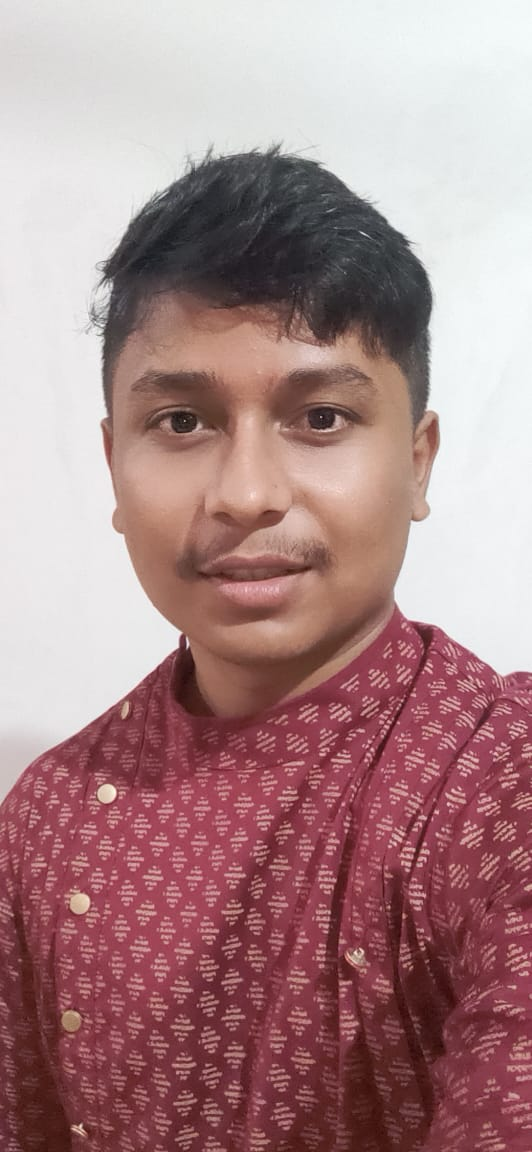
#> input picture img.jpg, 532 x 1152 px
$ python imageP3.py
#> lines starting #> are read from the running program, lines starting #| are printed output that depends on the picture
from PIL import Image, ImageFilter, ImageChops, ImageEnhance

def cartoonize_pil(input_path, output_path):
    # Open the image
#> called with input_path = 'img.jpg', output_path = 'cartoonized_image_pil.jpg'
    image = Image.open(input_path)
#> image is the input picture: PIL image 532x1152 RGB; mean R, G, B 169.7, 135.1, 136.7

    # Convert the image to grayscale
    grayscale_image = image.convert("L")
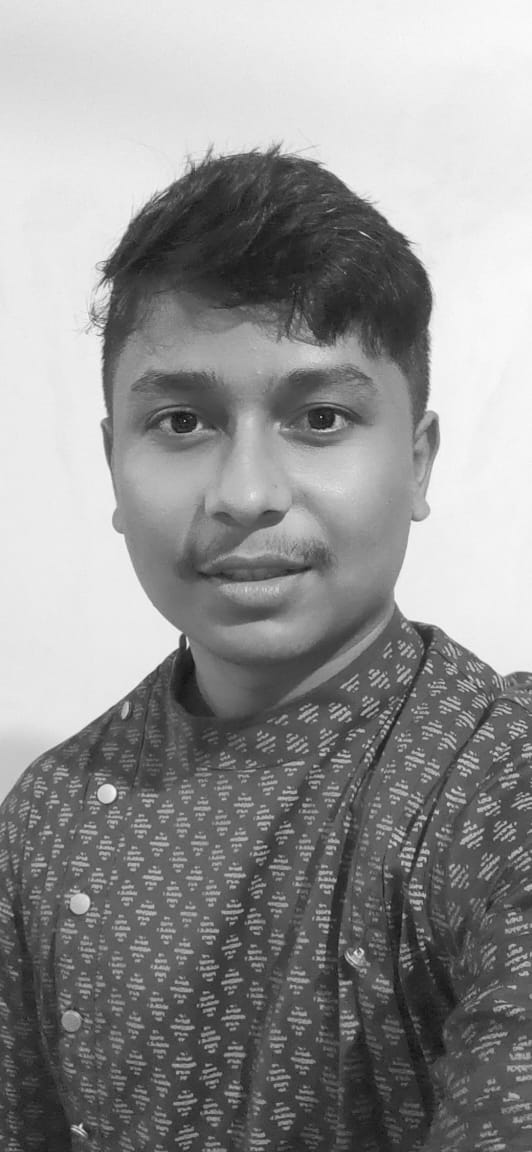
#> grayscale_image: PIL image 532x1152 L; min 17, max 253, mean 145.7

    # Apply a blur filter
    blurred_image = grayscale_image.filter(ImageFilter.BLUR)

    # Create an edge image by finding the difference between the grayscale and blurred images
    edge_image = ImageChops.difference(grayscale_image, blurred_image)
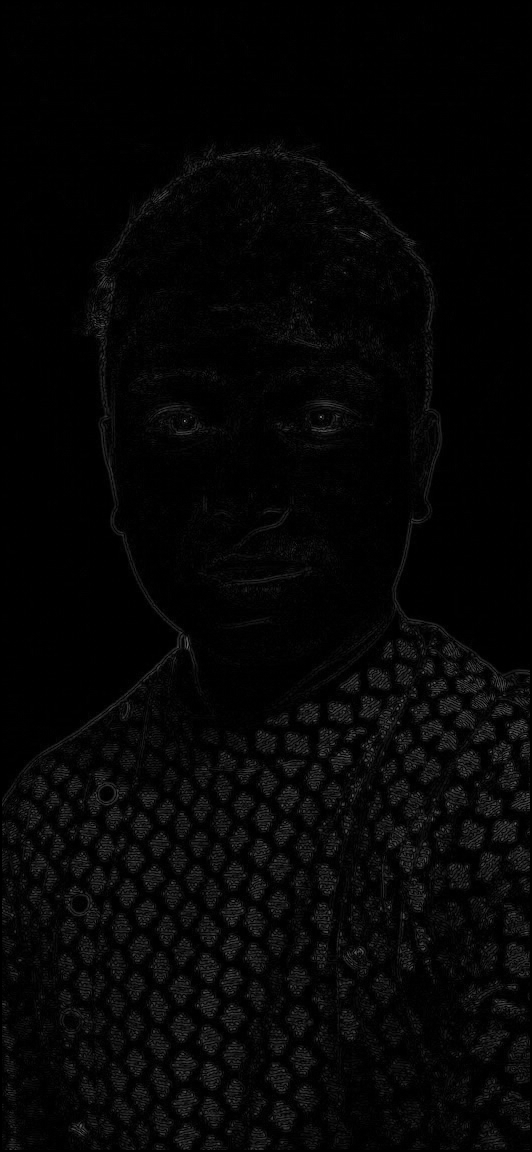
#> edge_image: PIL image 532x1152 L; min 0, max 125, mean 5.5

    # Increase the contrast of the edge image
    edge_image = ImageEnhance.Contrast(edge_image).enhance(2.0)
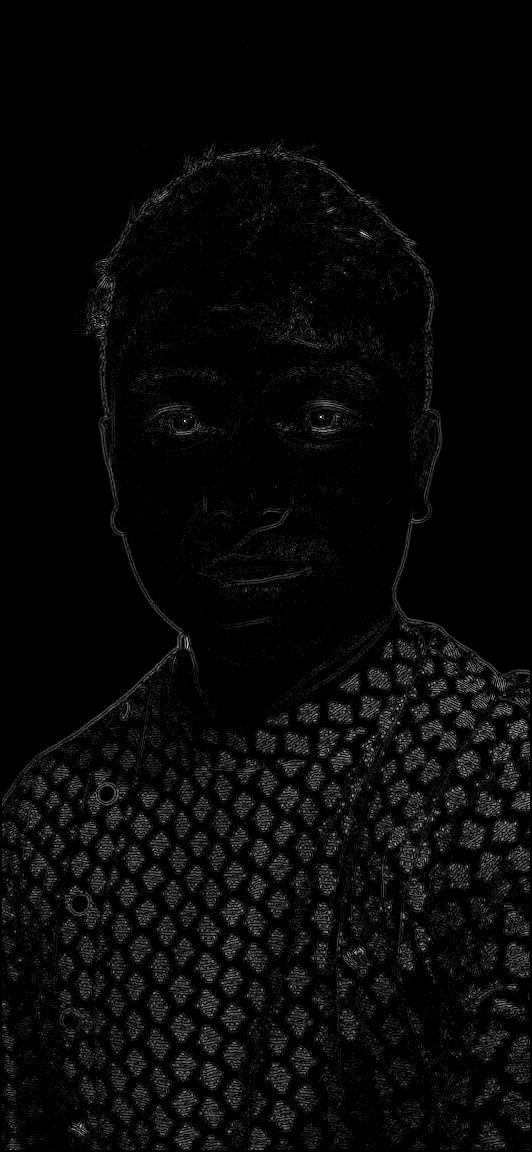
#> edge_image: PIL image 532x1152 L; min 0, max 245, mean 8.3

    # Combine the grayscale and edge images to create a cartoon effect
    cartoon_image = ImageChops.add(grayscale_image, edge_image)
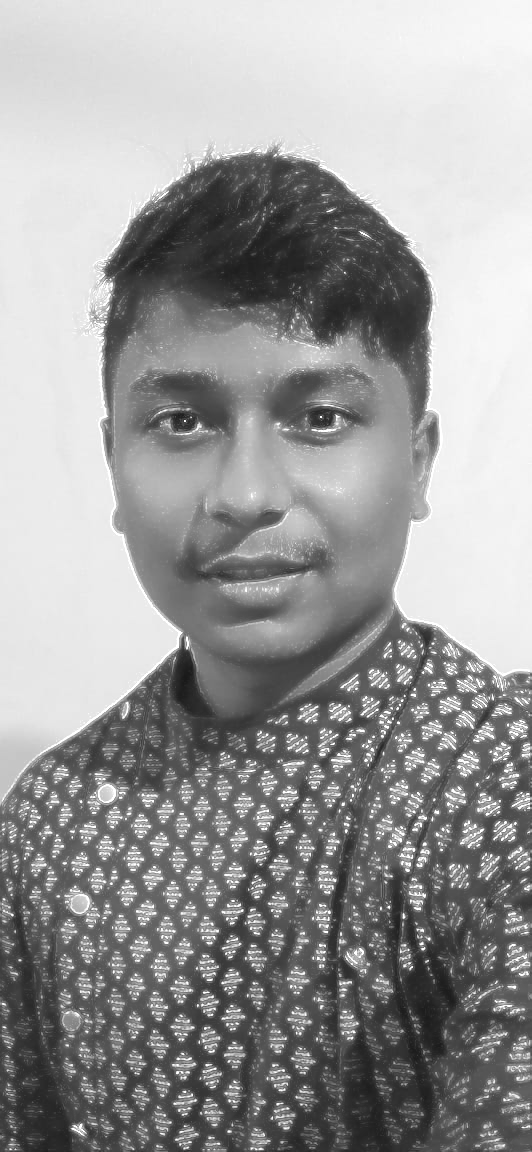
#> cartoon_image: PIL image 532x1152 L; min 25, max 255, mean 153.7

    # Save the cartoonized image
    cartoon_image.save(output_path)

# Example usage
cartoonize_pil("img.jpg", "cartoonized_image_pil.jpg")

$ run again, with cartoonized_image_advanced.jpg copied over img.jpg
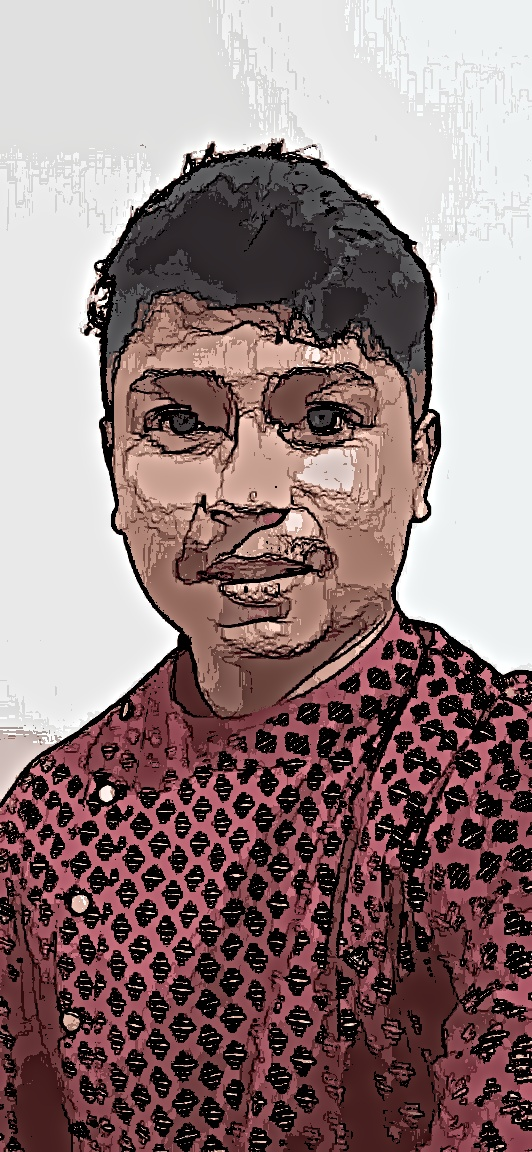
#> input picture cartoonized_image_advanced.jpg, 532 x 1152 px
#> in cartoonize_pil, image is the input picture: PIL image 532x1152 RGB; mean R, G, B 145.4, 123.8, 124.1
#> in cartoonize_pil, `edge_image = ImageEnhance.Contrast(edge_image).enhance(2.0)`:
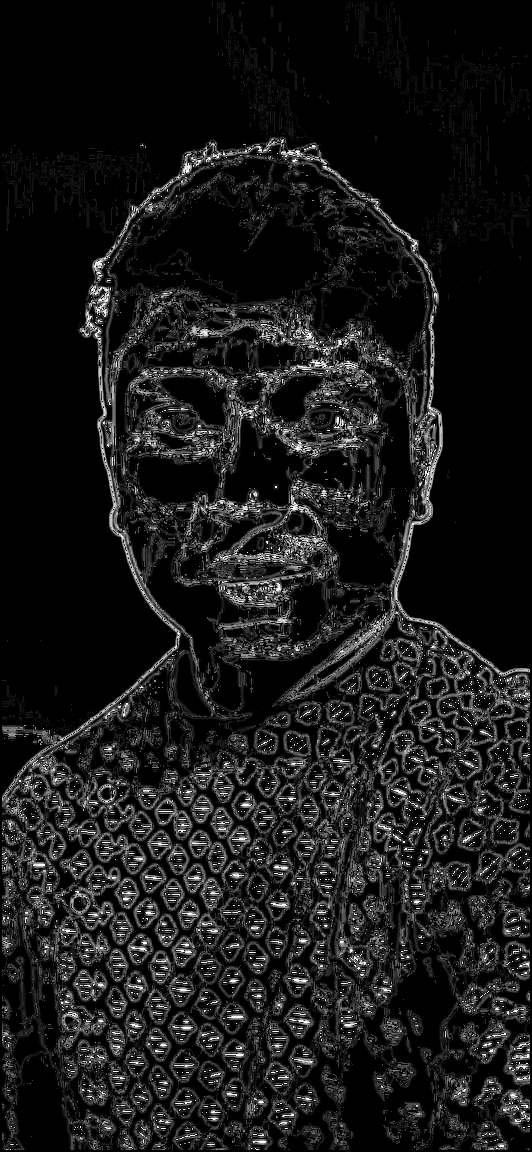
#> edge_image: PIL image 532x1152 L; min 0, max 255, mean 25.1
#> in cartoonize_pil, `cartoon_image = ImageChops.add(grayscale_image, edge_image)`:
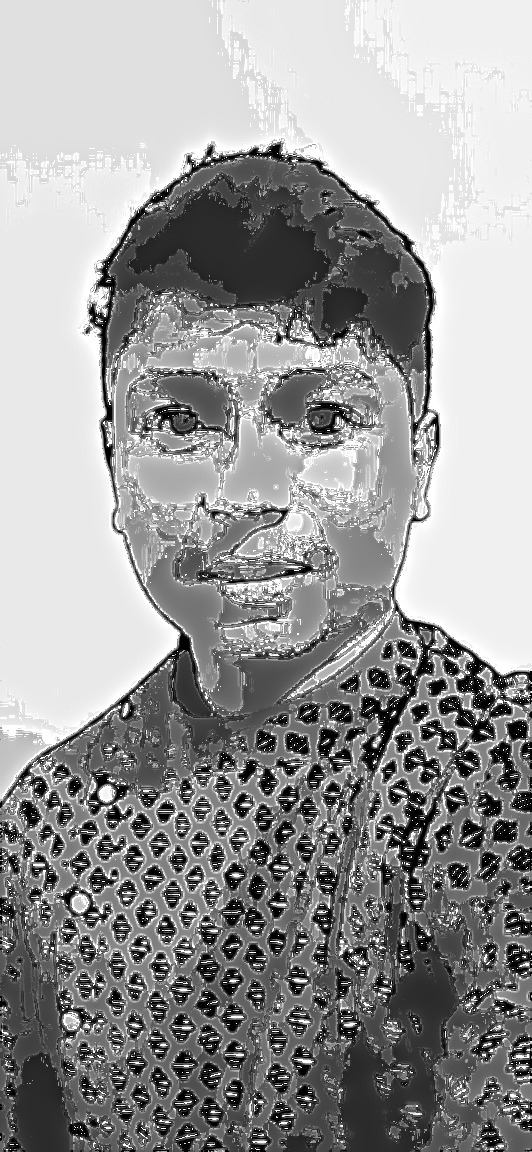
#> cartoon_image: PIL image 532x1152 L; min 0, max 255, mean 151.9
